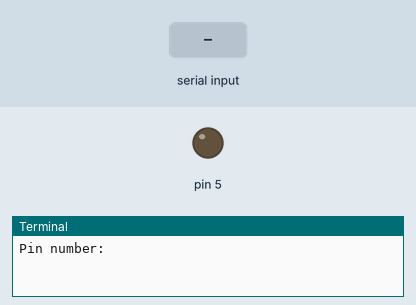
Simulated run of this program. Board: Raspberry Pi (header pin numbers). Parts: output pins drawn as LEDs (lit = HIGH), the last lines printed to the terminal. The test bench sets the inputs (shaded band). At 4.3 s the program stops and its outputs stay as they are.

Above: at 1.2 s.
1.3 s: "5" typed at the terminal
2.8 s: "90" typed at the terminal
At 3.3 s:
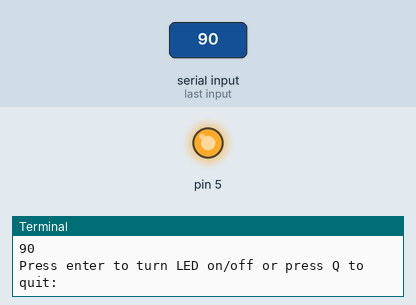
4.3 s: "Q" typed at the terminal
At 5.5 s:
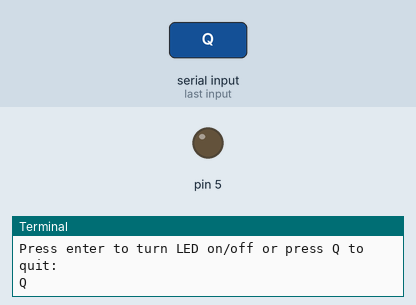
Timing chart, 0 to 5.8 s (numbered marks = the images above; inputs shaded):
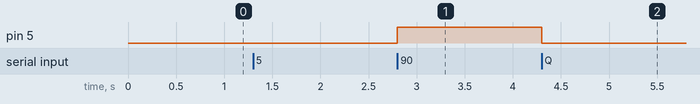

The program:

led.py
```python
import RPi.GPIO as GPIO
GPIO.setmode(GPIO.BOARD)
pinraw = raw_input('Pin number: ')
pin = int(pinraw)
GPIO.setup(pin, GPIO.OUT)
state = False
while 1:
	GPIO.output(pin, state)
	cmd = raw_input('Press enter to turn LED on/off or press Q to quit: ')
	if cmd.strip().upper().startswith("Q"):
		GPIO.cleanup()
		break
	state = not state
GPIO.cleanup()
```

Measured:
- after the input at 2.8 s, pin 5: LOW → HIGH at once
- after the input at 4.3 s, pin 5: HIGH → LOW at once
